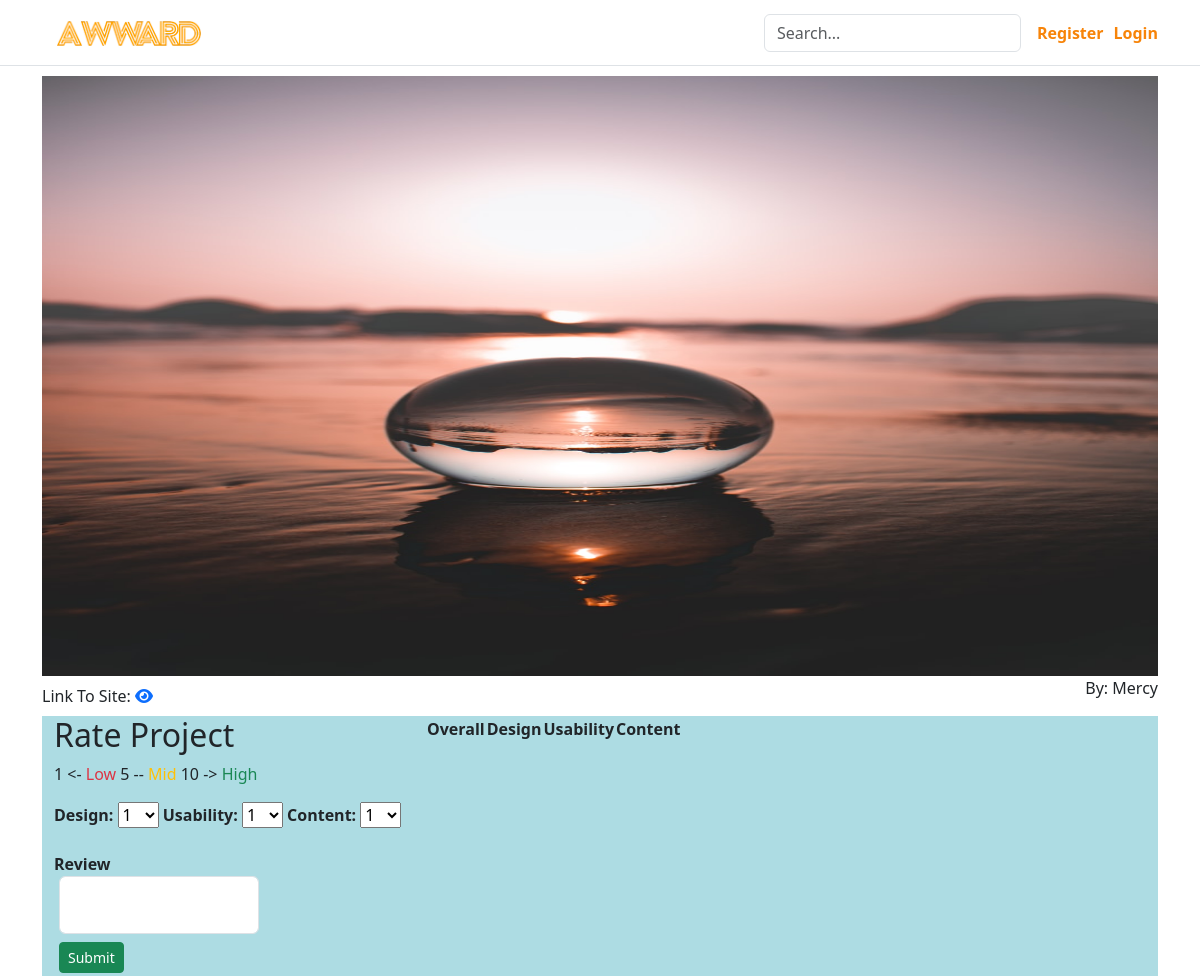
Page /postdetails/1/ on the earlier database version.
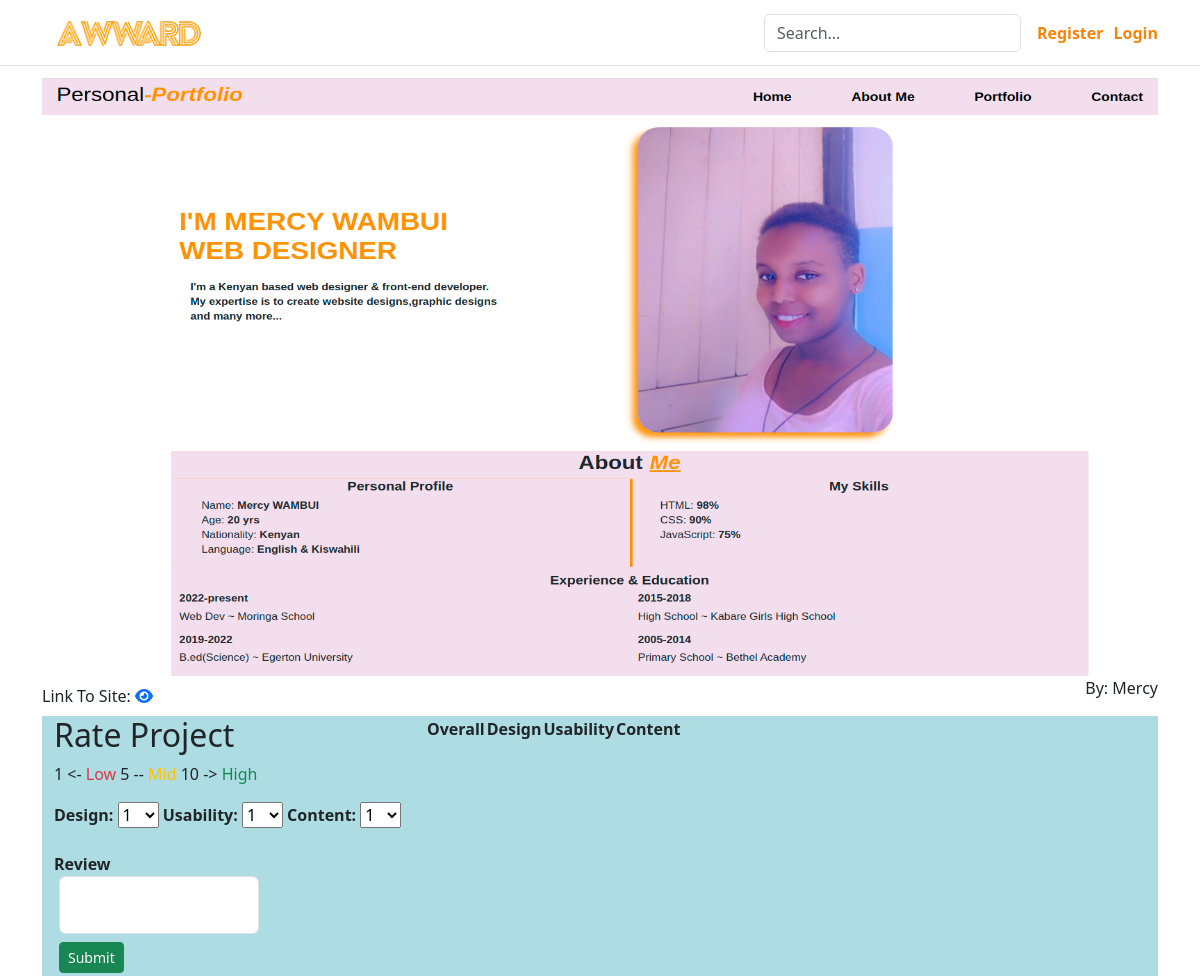
Same page on the later database version.
### award/models.py (models this page shows, shortened)
class Post(models.Model):
    image = models.ImageField(upload_to='images',null =True)
    title = models.CharField(max_length = 60, blank = True)
    author = models.ForeignKey(User, on_delete=models.CASCADE)
    description = models.TextField(max_length=255)
    livelink = models.URLField(null=True, blank=True)
    date = models.DateTimeField(auto_now_add=True, blank=True)
    class Meta:
      ordering = ['-id']

### award/views.py (the view, shortened to what this page needs)
# urls.py: path('postdetails/<int:id>/', views.postdetails, name='postdetails'),
def postdetails(request, id):
    post = Post.objects.get(id=id)
    form = RateForm()
    user  = request.user
    params = {
        'post':post,
        'form':form,
    }
    return render(request, 'post_detail.html', params)

### award/forms.py
class RateForm(forms.ModelForm):
  class Meta:
    model = Rate
    fields = ('design', 'usability', 'content', 'review',)
    widgets = {
      'review': TextInput(attrs={
        'class': 'form-control',
        'style': 'max-width:300px',
        'placeholder': 'Reviews...'
      })
    }

### award/templates/post_detail.html (shortened to what this page needs)
{% extends 'base.html' %}
{% load crispy_forms_tags %}
{% block content %}
<div class="container" >
<img class="detimg" src="{{post.image.url}}" alt="" >
<div class="d-flex justify-content-between align-items-center">
    <span>Link To Site: <a href="{{ post.livelink }}"><i class="fa-solid fa-eye"></i></a></span>
    <span>
        <p> By: {{post.author}}</p>
    </span>
  </div>
<div class="row mx-auto" id="details" >
    <div class="col-md-4">
          <h2 class="">Rate Project</h2>
          <p class="text">1 <- <span class="text-danger">Low</span> 5 -- <span class='text-warning'>Mid</span> 10 ->
            <span class='text-success'>High</span></p>
          <form class="" method="post" action="">
            <b>Design:</b>
              {{ form.design }}
              <b>Usability:</b>
             {{ form.usability }}
             <b>Content:</b>
            {{ form.content }}
          <br><br>
         <strong>Review</strong>
          <div class="form-floating" style="height: 100px; width: 200px; margin-left: 5px;">
              {{ form.review }}
              <button class="btn btn-success btn-sm mt-2" type="submit">Submit</button>
          </div>
          </form>
          </div>
          <div class="col-md-6">
            <div style="overflow-x:auto;">
              <table>
                <tr>
                  <th>Overall </th>
                  <th>Design</th>
                  <th>Usability</th>
                  <th>Content</th>
                </tr>
                <tr>
                  <td>{{ rate.avarage }}</td>
                  <td>{{ design.rate }}</td>
                  <td>{{ rate.usability }}</td>
                  <td>{{ rate.content }}</td>
                </tr>
              </table>
            </div>
          </div>
</div>
</div>
{% endblock %}

### award/templates/base.html (shortened to what this page needs)
{% load bootstrap5 %}
{% load static  %}
<!DOCTYPE html>
<html lang="en">
<head>
    {% block styles %}
    {% bootstrap_css %}
    <link rel="stylesheet" href="{% static 'css/index.css' %}?{% now 'U' %}">
    <link href="/docs/5.0/dist/css/bootstrap.min.css" rel="stylesheet">
    {% endblock %}
</head>
<body>
    <header class="p-2 border-bottom">
        <div class="container">
          <div class="d-flex flex-wrap align-items-center justify-content-center justify-content-lg-start">
            <a href="/" class="d-flex align-items-center mb-2 mb-lg-0 text-dark text-decoration-none">
              <img src="../static/images/logo.png" alt="logo" >
            </a>
            <form class="col-12 col-lg-auto mb-3 mb-lg-0 me-lg-3" role="search" action='{% url "search" %}'>
              <input type="search" class="form-control" placeholder="Search..." aria-label="Search" name="search">
            </form>
            {% if user.is_authenticated %}
            <div class="dropdown text-end">
              <a href="#" class="d-block link-dark text-decoration-none dropdown-toggle" id="dropdownUser1" data-bs-toggle="dropdown" aria-expanded="false">
                <img src="{{user.profile.profile_picture.url}}" alt="mdo" width="32" height="32" class="rounded-circle">
              </a>
              <ul class="dropdown-menu text-small" aria-labelledby="dropdownUser1">
                <li><a class="dropdown-item" href="{% url 'post' %}">New post</a></li>
                <li><a class="dropdown-item" href="#">Settings</a></li>
                <li><a class="dropdown-item" href="{% url 'profile' %}">Profile</a></li>
                <li><hr class="dropdown-divider"></li>
                <li><a class="dropdown-item" href="{% url 'logout' %}">Logout</a></li>
            {% else %}
            <a href="{% url 'register' %}" style="text-decoration:none ;color: rgb(247, 132, 9);font-weight: bold;">Register</a>
            <a  href="{% url 'login' %}" style="text-decoration:none ;color: rgb(247, 132, 9);font-weight: bold;margin-left: 10px;">Login</a>
          </div>
            {% endif %}
          </div>
      </header>
    {% block content %}{% endblock%}
</body>
</html>

### award/static/css/index.css (style rules this page uses)
#details { background-color: rgb(173, 220, 227); }
.detimg { margin-top: 10px; width: 100%; height: 600px; }

Differences in the rows shown:
changed Post "Mercy": image: a different picture
